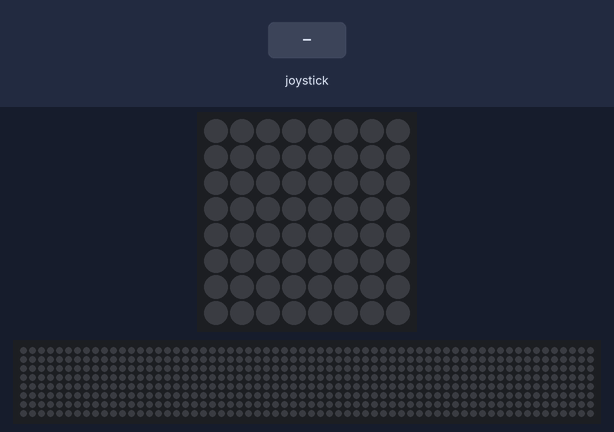
The program below on a simulated Raspberry Pi (BCM pin numbers) with a Sense HAT. Shown: the Sense HAT's 8×8 RGB LED matrix, a strip that is not on the board, showing the scrolling text unrolled. The test bench sets the inputs (shaded band). The 64×8 strip is a reading aid, not a part: it shows the text the matrix is scrolling, unrolled, one strip-width of it at a time; what the program prints to the terminal is not drawn.

Above: at 1.2 s.
1.3 s: joystick pushed down
At 1.36 s:
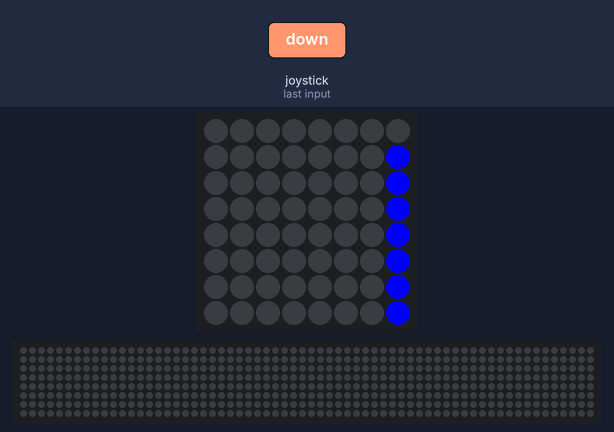
At 1.71 s:
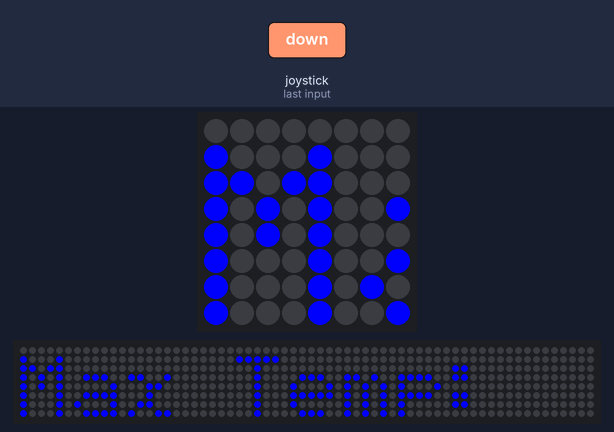

Measured:
- after the input at 1.3 s, the LEDs: change after 0.05 s (image 1)

The program:

max_temp_sense.py
```python
# Max Temperature/Humidity finder
from sense_hat import SenseHat

def find_max_temp():
    global max_temp
    print(sense.temperature)
    if sense.temperature > max_temp:
        max_temp = sense.temperature

def find_max_humid():
    global max_humid
    print(sense.humidity)
    if sense.humidity > max_humid:
        max_humid = sense.humidity

def celsius_to_farenheit(temp):
    return temp * 9/5 + 32

sense = SenseHat()
bg_color = [0,0,0]
measuring_color = [255,0,0]
text_color = [0,0,255]
running = True

while running:
    sense.clear(bg_color)
    max_temp = 0.0
    max_humid = 0.0
    print("Press or hold up to take measurement, down to end, right to exit.")
    event = sense.stick.wait_for_event(emptybuffer = True)
    if event.direction == 'right':
        print('Exiting...')
        running = False
        continue
    sense.clear(measuring_color)
    while event.direction != 'down':
        if event.direction == 'up' and event.action != 'released':
            find_max_temp()
            find_max_humid()
        event = sense.stick.wait_for_event()
    sense.clear(bg_color)
    sense.show_message("Max Temp: %.2f deg F, Max Humid: %.2f" % \
        (celsius_to_farenheit(max_temp), max_humid), scroll_speed = 0.05,\
            back_colour = bg_color, text_colour = text_color)
```
